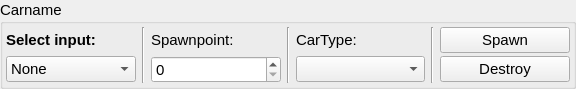
<?xml version="1.0" encoding="UTF-8"?>
<ui version="4.0">
 <class>Form</class>
 <widget class="QWidget" name="Form">
  <property name="geometry">
   <rect>
    <x>0</x>
    <y>0</y>
    <width>576</width>
    <height>81</height>
   </rect>
  </property>
  <property name="windowTitle">
   <string>Form</string>
  </property>
  <layout class="QGridLayout" name="gridLayout">
   <property name="leftMargin">
    <number>0</number>
   </property>
   <property name="topMargin">
    <number>0</number>
   </property>
   <property name="rightMargin">
    <number>0</number>
   </property>
   <property name="bottomMargin">
    <number>0</number>
   </property>
   <item row="0" column="0">
    <widget class="QGroupBox" name="groupCar">
     <property name="font">
      <font>
       <pointsize>11</pointsize>
      </font>
     </property>
     <property name="title">
      <string>Carname</string>
     </property>
     <layout class="QGridLayout" name="gridLayout_2">
      <property name="leftMargin">
       <number>3</number>
      </property>
      <property name="topMargin">
       <number>3</number>
      </property>
      <property name="rightMargin">
       <number>3</number>
      </property>
      <property name="bottomMargin">
       <number>3</number>
      </property>
      <property name="verticalSpacing">
       <number>3</number>
      </property>
      <item row="0" column="2">
       <widget class="QLabel" name="lblSpawnpoints">
        <property name="font">
         <font>
          <weight>50</weight>
          <bold>false</bold>
         </font>
        </property>
        <property name="text">
         <string>Spawnpoint:</string>
        </property>
       </widget>
      </item>
      <item row="0" column="0">
       <widget class="QLabel" name="lblInput">
        <property name="font">
         <font>
          <weight>75</weight>
          <bold>true</bold>
         </font>
        </property>
        <property name="text">
         <string>Select input:</string>
        </property>
       </widget>
      </item>
      <item row="1" column="2">
       <widget class="QSpinBox" name="spinSpawnpoints"/>
      </item>
      <item row="1" column="4">
       <widget class="QComboBox" name="comboCartype"/>
      </item>
      <item row="1" column="7">
       <widget class="QPushButton" name="btnDestroy">
        <property name="text">
         <string>Destroy</string>
        </property>
       </widget>
      </item>
      <item row="0" column="7">
       <widget class="QPushButton" name="btnSpawn">
        <property name="text">
         <string>Spawn</string>
        </property>
       </widget>
      </item>
      <item row="0" column="5" rowspan="2">
       <widget class="Line" name="line_3">
        <property name="orientation">
         <enum>Qt::Vertical</enum>
        </property>
       </widget>
      </item>
      <item row="0" column="1" rowspan="2">
       <widget class="Line" name="line">
        <property name="orientation">
         <enum>Qt::Vertical</enum>
        </property>
       </widget>
      </item>
      <item row="1" column="0">
       <widget class="QComboBox" name="comboInputtype">
        <property name="font">
         <font>
          <pointsize>11</pointsize>
         </font>
        </property>
        <item>
         <property name="text">
          <string>None</string>
         </property>
        </item>
       </widget>
      </item>
      <item row="0" column="3" rowspan="2">
       <widget class="Line" name="line_2">
        <property name="orientation">
         <enum>Qt::Vertical</enum>
        </property>
       </widget>
      </item>
      <item row="0" column="4">
       <widget class="QLabel" name="label">
        <property name="text">
         <string>CarType:</string>
        </property>
       </widget>
      </item>
     </layout>
    </widget>
   </item>
  </layout>
 </widget>
 <resources/>
 <connections/>
</ui>
